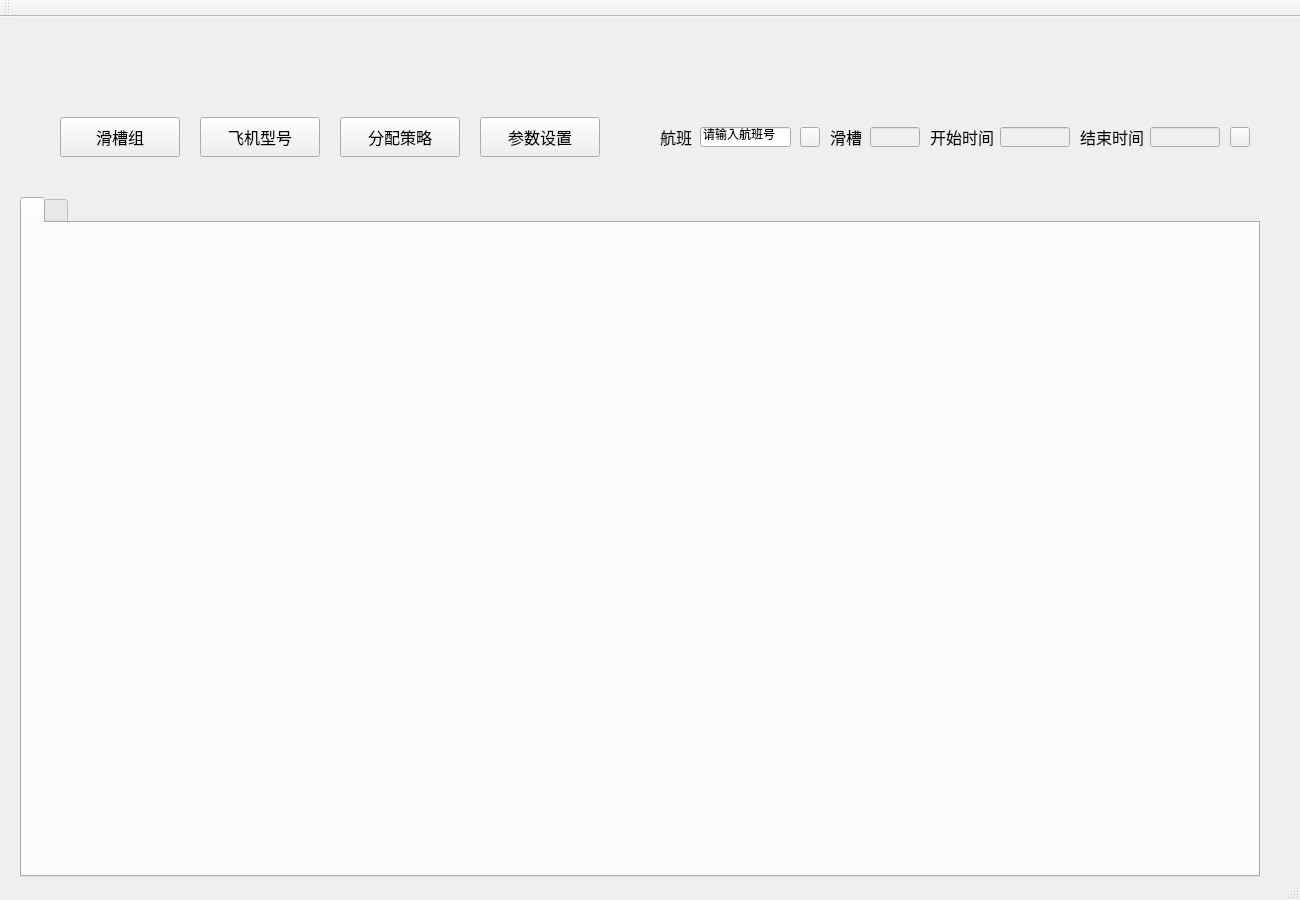
<?xml version="1.0" encoding="UTF-8"?>
<ui version="4.0">
 <class>HuacaoManagementClass</class>
 <widget class="QMainWindow" name="HuacaoManagementClass">
  <property name="geometry">
   <rect>
    <x>0</x>
    <y>0</y>
    <width>1300</width>
    <height>900</height>
   </rect>
  </property>
  <property name="windowTitle">
   <string>滑槽管理</string>
  </property>
  <property name="styleSheet">
   <string notr="true"/>
  </property>
  <widget class="QWidget" name="centralWidget">
   <widget class="QLabel" name="topImage">
    <property name="geometry">
     <rect>
      <x>0</x>
      <y>0</y>
      <width>1300</width>
      <height>80</height>
     </rect>
    </property>
    <property name="text">
     <string/>
    </property>
    <property name="pixmap">
     <pixmap resource="HuacaoManagement.qrc">:/HuacaoManagement/Resources/topBar.PNG</pixmap>
    </property>
    <property name="scaledContents">
     <bool>true</bool>
    </property>
   </widget>
   <widget class="QPushButton" name="btnChannel">
    <property name="geometry">
     <rect>
      <x>60</x>
      <y>100</y>
      <width>120</width>
      <height>40</height>
     </rect>
    </property>
    <property name="font">
     <font>
      <family>黑体</family>
      <pointsize>12</pointsize>
     </font>
    </property>
    <property name="text">
     <string>滑槽组</string>
    </property>
   </widget>
   <widget class="QPushButton" name="btnFlight">
    <property name="geometry">
     <rect>
      <x>200</x>
      <y>100</y>
      <width>120</width>
      <height>40</height>
     </rect>
    </property>
    <property name="font">
     <font>
      <family>黑体</family>
      <pointsize>12</pointsize>
     </font>
    </property>
    <property name="text">
     <string>飞机型号</string>
    </property>
   </widget>
   <widget class="QPushButton" name="btnPolicy">
    <property name="geometry">
     <rect>
      <x>340</x>
      <y>100</y>
      <width>120</width>
      <height>40</height>
     </rect>
    </property>
    <property name="font">
     <font>
      <family>黑体</family>
      <pointsize>12</pointsize>
     </font>
    </property>
    <property name="text">
     <string>分配策略</string>
    </property>
   </widget>
   <widget class="QPushButton" name="btnSetting">
    <property name="geometry">
     <rect>
      <x>480</x>
      <y>100</y>
      <width>120</width>
      <height>40</height>
     </rect>
    </property>
    <property name="font">
     <font>
      <family>黑体</family>
      <pointsize>12</pointsize>
     </font>
    </property>
    <property name="text">
     <string>参数设置</string>
    </property>
   </widget>
   <widget class="QLabel" name="label">
    <property name="geometry">
     <rect>
      <x>660</x>
      <y>110</y>
      <width>40</width>
      <height>20</height>
     </rect>
    </property>
    <property name="font">
     <font>
      <family>黑体</family>
      <pointsize>12</pointsize>
     </font>
    </property>
    <property name="text">
     <string>航班</string>
    </property>
   </widget>
   <widget class="QLabel" name="label_2">
    <property name="geometry">
     <rect>
      <x>830</x>
      <y>110</y>
      <width>40</width>
      <height>20</height>
     </rect>
    </property>
    <property name="font">
     <font>
      <family>黑体</family>
      <pointsize>12</pointsize>
     </font>
    </property>
    <property name="text">
     <string>滑槽</string>
    </property>
   </widget>
   <widget class="QToolButton" name="btnSearch">
    <property name="geometry">
     <rect>
      <x>800</x>
      <y>110</y>
      <width>20</width>
      <height>20</height>
     </rect>
    </property>
    <property name="styleSheet">
     <string notr="true">border-color: rgb(158, 158, 158);
background-color: rgb(240, 240, 240);</string>
    </property>
    <property name="text">
     <string/>
    </property>
    <property name="icon">
     <iconset resource="HuacaoManagement.qrc">
      <normaloff>:/HuacaoManagement/Resources/search.png</normaloff>:/HuacaoManagement/Resources/search.png</iconset>
    </property>
    <property name="iconSize">
     <size>
      <width>25</width>
      <height>25</height>
     </size>
    </property>
    <property name="checkable">
     <bool>false</bool>
    </property>
    <property name="popupMode">
     <enum>QToolButton::DelayedPopup</enum>
    </property>
    <property name="toolButtonStyle">
     <enum>Qt::ToolButtonIconOnly</enum>
    </property>
    <property name="autoRaise">
     <bool>false</bool>
    </property>
    <property name="arrowType">
     <enum>Qt::NoArrow</enum>
    </property>
   </widget>
   <widget class="QLabel" name="label_3">
    <property name="geometry">
     <rect>
      <x>930</x>
      <y>110</y>
      <width>70</width>
      <height>20</height>
     </rect>
    </property>
    <property name="font">
     <font>
      <family>黑体</family>
      <pointsize>12</pointsize>
     </font>
    </property>
    <property name="text">
     <string>开始时间</string>
    </property>
   </widget>
   <widget class="QLabel" name="label_4">
    <property name="geometry">
     <rect>
      <x>1080</x>
      <y>110</y>
      <width>70</width>
      <height>20</height>
     </rect>
    </property>
    <property name="font">
     <font>
      <family>黑体</family>
      <pointsize>12</pointsize>
     </font>
    </property>
    <property name="text">
     <string>结束时间</string>
    </property>
   </widget>
   <widget class="QLineEdit" name="lineEdit">
    <property name="geometry">
     <rect>
      <x>700</x>
      <y>110</y>
      <width>91</width>
      <height>20</height>
     </rect>
    </property>
    <property name="text">
     <string>请输入航班号</string>
    </property>
    <property name="placeholderText">
     <string>请输入查询的航班号</string>
    </property>
   </widget>
   <widget class="QLineEdit" name="lineEdit_2">
    <property name="enabled">
     <bool>false</bool>
    </property>
    <property name="geometry">
     <rect>
      <x>870</x>
      <y>110</y>
      <width>50</width>
      <height>20</height>
     </rect>
    </property>
    <property name="readOnly">
     <bool>false</bool>
    </property>
   </widget>
   <widget class="QLineEdit" name="lineEdit_3">
    <property name="enabled">
     <bool>false</bool>
    </property>
    <property name="geometry">
     <rect>
      <x>1000</x>
      <y>110</y>
      <width>70</width>
      <height>20</height>
     </rect>
    </property>
    <property name="readOnly">
     <bool>false</bool>
    </property>
   </widget>
   <widget class="QLineEdit" name="lineEdit_4">
    <property name="enabled">
     <bool>false</bool>
    </property>
    <property name="geometry">
     <rect>
      <x>1150</x>
      <y>110</y>
      <width>70</width>
      <height>20</height>
     </rect>
    </property>
    <property name="readOnly">
     <bool>false</bool>
    </property>
   </widget>
   <widget class="QToolButton" name="btnLock">
    <property name="geometry">
     <rect>
      <x>1230</x>
      <y>110</y>
      <width>20</width>
      <height>20</height>
     </rect>
    </property>
    <property name="styleSheet">
     <string notr="true">border-color: rgb(158, 158, 158);
background-color: rgb(240, 240, 240);</string>
    </property>
    <property name="text">
     <string/>
    </property>
    <property name="icon">
     <iconset resource="HuacaoManagement.qrc">
      <normaloff>:/HuacaoManagement/Resources/lock.png</normaloff>:/HuacaoManagement/Resources/lock.png</iconset>
    </property>
    <property name="iconSize">
     <size>
      <width>35</width>
      <height>25</height>
     </size>
    </property>
    <property name="checkable">
     <bool>false</bool>
    </property>
    <property name="popupMode">
     <enum>QToolButton::DelayedPopup</enum>
    </property>
    <property name="toolButtonStyle">
     <enum>Qt::ToolButtonIconOnly</enum>
    </property>
    <property name="autoRaise">
     <bool>false</bool>
    </property>
    <property name="arrowType">
     <enum>Qt::NoArrow</enum>
    </property>
   </widget>
   <widget class="QTabWidget" name="tab">
    <property name="geometry">
     <rect>
      <x>20</x>
      <y>180</y>
      <width>1240</width>
      <height>680</height>
     </rect>
    </property>
    <property name="tabShape">
     <enum>QTabWidget::Rounded</enum>
    </property>
    <property name="currentIndex">
     <number>0</number>
    </property>
    <property name="iconSize">
     <size>
      <width>156</width>
      <height>36</height>
     </size>
    </property>
    <widget class="PaintTimeBar" name="tabEast">
     <attribute name="icon">
      <iconset resource="HuacaoManagement.qrc">
       <normaloff>:/HuacaoManagement/Resources/MU.jpg</normaloff>:/HuacaoManagement/Resources/MU.jpg</iconset>
     </attribute>
     <attribute name="title">
      <string/>
     </attribute>
    </widget>
    <widget class="QWidget" name="tabSouth">
     <attribute name="icon">
      <iconset resource="HuacaoManagement.qrc">
       <normaloff>:/HuacaoManagement/Resources/CZ.jpg</normaloff>:/HuacaoManagement/Resources/CZ.jpg</iconset>
     </attribute>
     <attribute name="title">
      <string/>
     </attribute>
    </widget>
   </widget>
  </widget>
  <widget class="QMenuBar" name="menuBar">
   <property name="geometry">
    <rect>
     <x>0</x>
     <y>0</y>
     <width>1300</width>
     <height>23</height>
    </rect>
   </property>
  </widget>
  <widget class="QToolBar" name="mainToolBar">
   <attribute name="toolBarArea">
    <enum>TopToolBarArea</enum>
   </attribute>
   <attribute name="toolBarBreak">
    <bool>false</bool>
   </attribute>
  </widget>
  <widget class="QStatusBar" name="statusBar"/>
 </widget>
 <layoutdefault spacing="6" margin="11"/>
 <customwidgets>
  <customwidget>
   <class>PaintTimeBar</class>
   <extends>QWidget</extends>
   <header>PaintTimeBar.h</header>
   <container>1</container>
  </customwidget>
 </customwidgets>
 <resources>
  <include location="HuacaoManagement.qrc"/>
 </resources>
 <connections/>
</ui>
